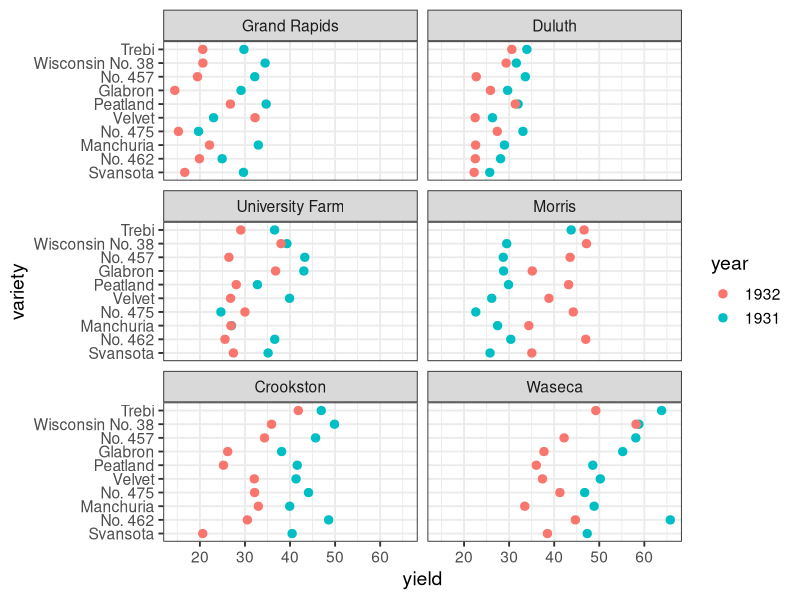
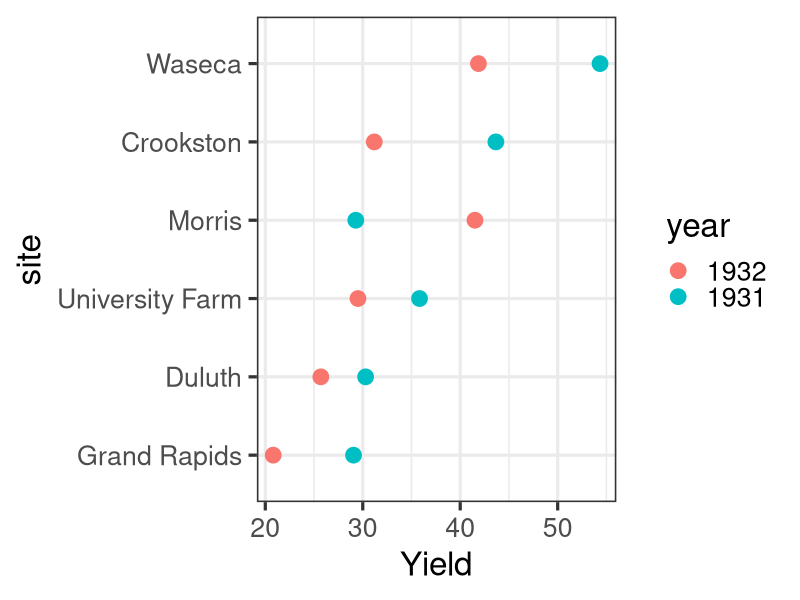
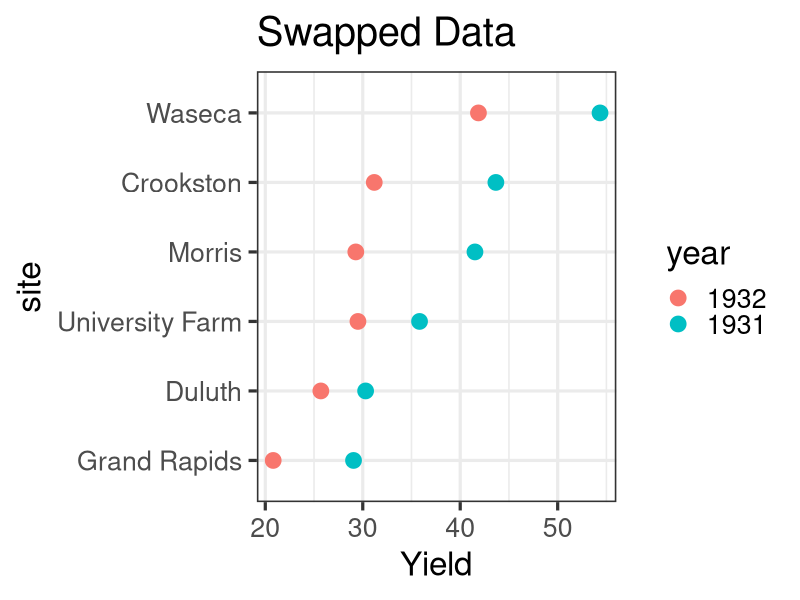
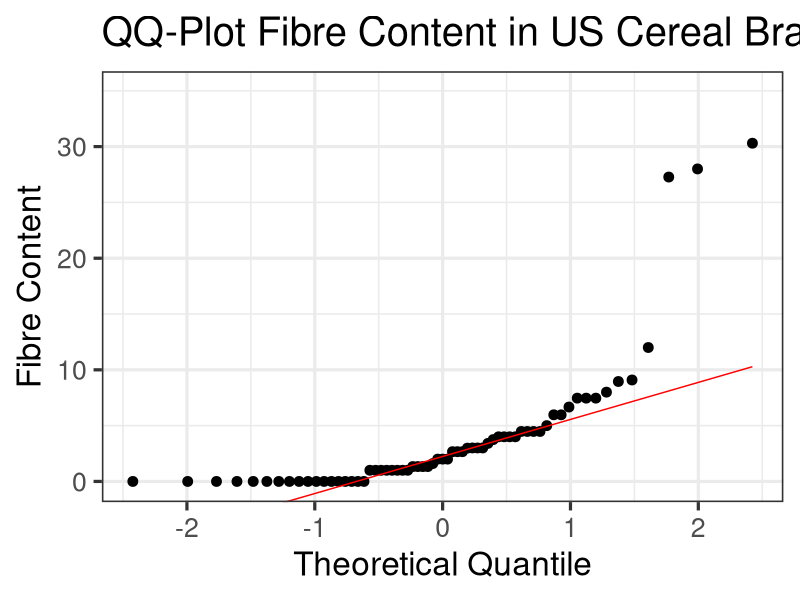
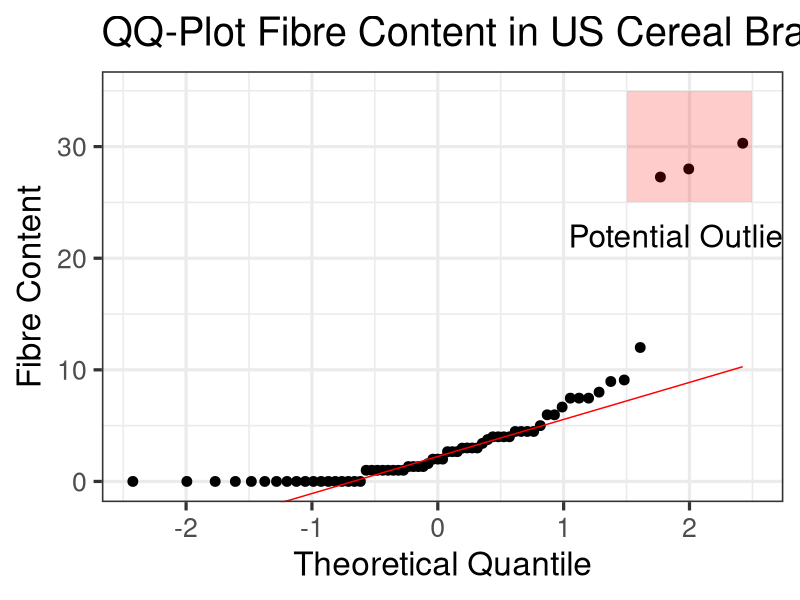
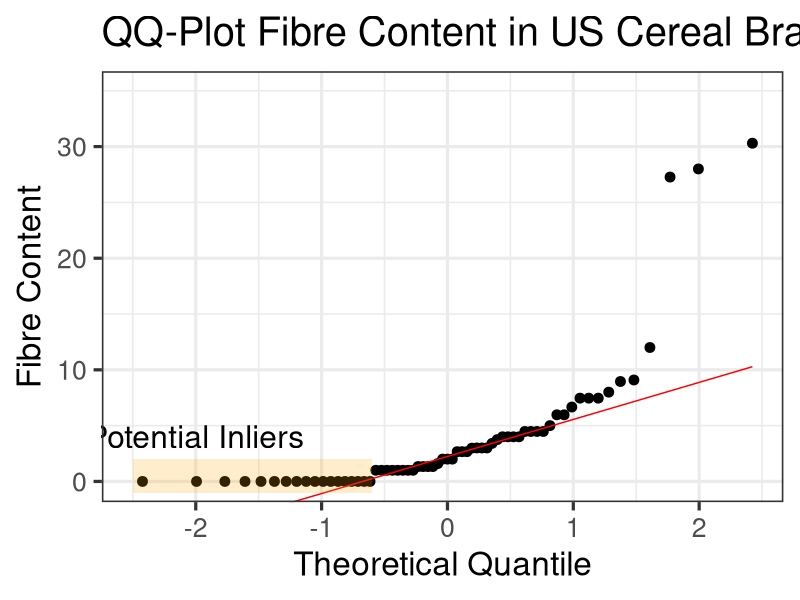
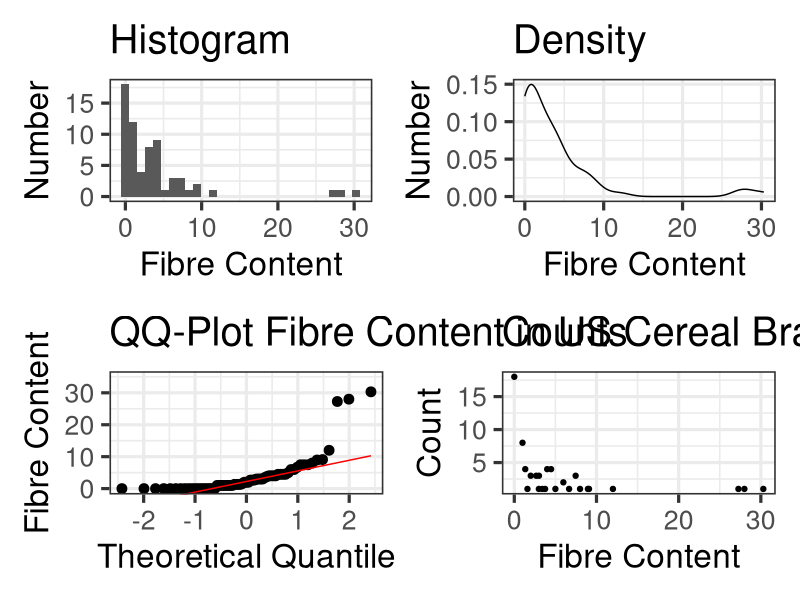
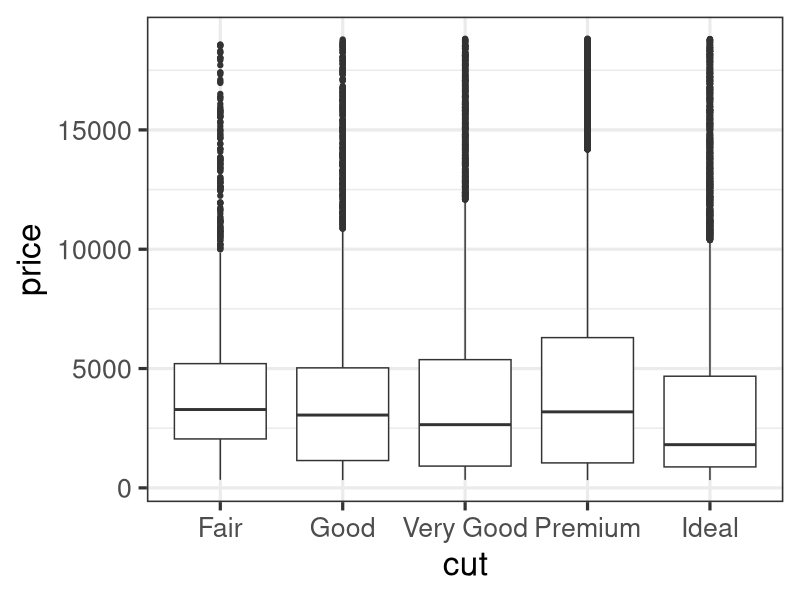

Here is the R script that generated these plots, in order:
## ---- chunk 1
library(tidyverse)
library(lubridate)
library(lattice)
library(skimr)
## ---- chunk 2
library(kableExtra)
barley |> select(site,year,variety,yield) |> head(10) |> kable()

## ---- chunk 3
#| out-width: 80%
#| fig-asp: 0.67

barley |> 
  ggplot(aes(x=yield,y=variety,color=year)) +
  geom_point(size=2.5) +
  facet_wrap(~site,nrow = 3) +
  theme_bw(base_size = 14)

## ---- chunk 4

barley |> group_by(site,year) |> summarise(Yield = mean(yield)) |> 
  ggplot(aes(x=Yield,y=site,color=year)) +
  geom_point(size=5) +
  theme_bw(base_size = 24)

## ---- chunk 5

barley_swapped = barley 
barley_swapped[barley$site == "Morris" & barley$year ==1931,c("yield")   ] = barley[barley$site == "Morris" & barley$year == 1932,c("yield")]
barley_swapped[barley$site == "Morris" & barley$year ==1932, c("yield")  ] = barley[barley$site == "Morris" & barley$year == 1931,c("yield")]

barley_swapped |> group_by(site,year) |> summarise(Yield = mean(yield)) |> 
  ggplot(aes(x=Yield,y=site,color=year)) +
  geom_point(size=5) +
  theme_bw(base_size = 24) +
  labs(title = "Swapped Data")




## ---- chunk 6
#| out-width: "80%"
#| fig-asp: 0.67

library(MASS)
library(ggforce)


UScereal |> ggplot(aes(sample=fibre)) + 
  labs(title="QQ-Plot Fibre Content in US Cereal Brands",
       x="Theoretical Quantile",
       y="Fibre Content") +
  theme_bw(base_size=24) +
  coord_cartesian(ylim = c(-0.1, 35)) +
  stat_qq(size = 3) + 
  stat_qq_line(color="red") 
  

## ---- chunk 7
#| out-width: "80%"
#| fig-asp: 0.67



UScereal = UScereal |> mutate(outlier = if_else(fibre>20,"Outlier","Normal"))
UScereal = UScereal |> mutate(inlier = if_else(fibre == 0,"Inlier","Normal"))

UScereal |> ggplot(aes(sample=fibre)) + 
  labs(title="QQ-Plot Fibre Content in US Cereal Brands",
       x="Theoretical Quantile",
       y="Fibre Content") +
  theme_bw(base_size=24) +
  coord_cartesian(ylim = c(-0.1, 35)) +
  stat_qq(size = 3) + 
  stat_qq_line(color="red") +
  annotate("rect",xmin=1.5,xmax=2.5,ymin=25,ymax=35,,alpha = .2,linewidth=1,fill="red") +
  annotate("text",x=2,y=22,label="Potential Outliers",size = 8)
  

## ---- chunk 8
#| out-width: "80%"
#| fig-asp: 0.67



UScereal = UScereal |> mutate(outlier = if_else(fibre>20,"Outlier","Normal"))
UScereal = UScereal |> mutate(inlier = if_else(fibre == 0,"Inlier","Normal"))

UScereal |> ggplot(aes(sample=fibre)) + 
  labs(title="QQ-Plot Fibre Content in US Cereal Brands",
       x="Theoretical Quantile",
       y="Fibre Content") +
  theme_bw(base_size=24) +
  coord_cartesian(ylim = c(-0.1, 35)) +
  stat_qq(size = 3) + 
  stat_qq_line(color="red") +
  annotate("rect",xmin=-2.5,xmax=-0.6,ymin=-1,ymax=2,,alpha = .2,linewidth=1,fill="orange") +
  annotate("text",x=-2,y=4,label="Potential Inliers",size = 8)
  

## ---- chunk 9
#| out-width: "100%"
#| fig-asp: 0.67
library(patchwork)

p1 = UScereal |> ggplot(aes(sample=fibre)) + 
  labs(title="QQ-Plot Fibre Content in US Cereal Brands",
       x="Theoretical Quantile",
       y="Fibre Content") +
  theme_bw(base_size=24) +
  coord_cartesian(ylim = c(-0.1, 35)) +
  stat_qq(size = 3) + 
  stat_qq_line(color="red") 
  

p2 = UScereal |> ggplot(aes(x=fibre)) + 
  geom_histogram() +
  labs(title="Histogram",
       x="Fibre Content",
       y="Number") +
  theme_bw(base_size=24) 

p3 = UScereal |> ggplot(aes(x=fibre)) + geom_density() +
  labs(title="Density",
       x="Fibre Content",
       y="Number") +
  theme_bw(base_size=24) 


p4 = UScereal |> group_by(fibre) |> summarise(count = n()) |> arrange(desc(count)) |> 
  ggplot(aes(x=fibre,y=count)) +
  geom_point() +
  labs(title="Counts",
       x="Fibre Content",
       y="Count") +
  theme_bw(base_size=24) 
  
(p2 + p3)/(p1 + p4)

## ---- chunk 10

ggplot(diamonds, aes(x = cut, y = price)) +
  geom_boxplot() +
  theme_bw(base_size=24)
## ---- chunk 11



ggplot(diamonds, aes(x = cut, y = price)) +
  geom_boxplot() +
  theme_bw(base_size=24)
## ---- chunk 12



ggplot(diamonds, aes(x = cut, y = price)) +
  geom_boxplot() +
  theme_bw(base_size=24)
## ---- chunk 13



ggplot(diamonds, aes(x = clarity, y = price)) +
  geom_boxplot() +
  theme_bw(base_size=24)
## ---- chunk 14



ggplot(diamonds, aes(x = carat, y = price)) +
  geom_point() +
  theme_bw(base_size=24)
## ---- chunk 15



ggplot(diamonds, aes(x = clarity, y = carat)) +
  geom_boxplot() +
  theme_bw(base_size=24)
## ---- chunk 16

ggplot(diamonds, aes(x = cut, y = carat)) +
  geom_boxplot() +
  theme_bw(base_size=24)
## ---- chunk 17

ggplot(diamonds, aes(x = carat, y = price,color=clarity)) +
  geom_point(alpha=0.5) +
  theme_bw(base_size=24) 
## ---- chunk 18

ggplot(diamonds, aes(x = carat, y = price)) +
  geom_hex() +
  theme_bw(base_size=24) 

## ---- chunk 19
library(GGally)
library(palmerpenguins)
penguins |> ggpairs(columns=3:6)

## ---- chunk 20
#| echo: True
penguins |> ggpairs(columns=3:6)

## ---- chunk 21
#| echo: True
penguins |> ggpairs(columns=3:6,ggplot2::aes(colour = species))

## ---- chunk 22
#| out-width: 80%
#| fig-asp: 0.67

barley |> 
  ggplot(aes(x=yield,y=variety,color=year)) +
  geom_point(size=2.5) +
  facet_wrap(~site,nrow = 3) +
  theme_bw(base_size = 14)
